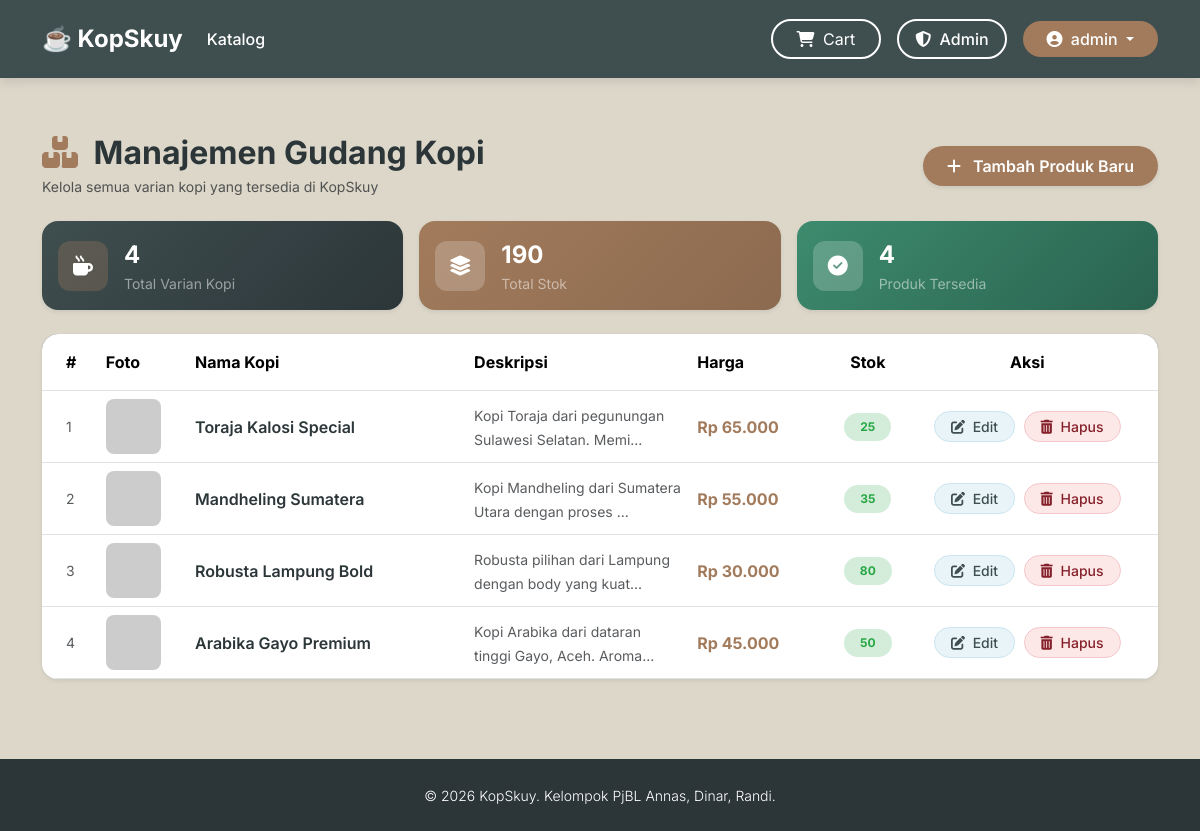
The page /admin (signed in) on the database its author committed.
### tables this page shows
CREATE TABLE IF NOT EXISTS `products` (
    `id`         INT UNSIGNED    NOT NULL AUTO_INCREMENT,
    `nama_kopi`  VARCHAR(150)    NOT NULL,
    `deskripsi`  TEXT,
    `harga`      DECIMAL(12, 2)  NOT NULL DEFAULT 0.00,
    `stok`       INT             NOT NULL DEFAULT 0,
    `gambar`     VARCHAR(255)    NOT NULL DEFAULT 'default.jpg'
                    COMMENT 'Nama file gambar saja, bukan URL penuh',
    `created_at` TIMESTAMP       NOT NULL DEFAULT CURRENT_TIMESTAMP,
    PRIMARY KEY (`id`)
);

### controllers/AdminController.php (called while the page is built, shortened)
<?php
class AdminController extends Controller {
    public function index() {
        require_once __DIR__ . '/../models/Product.php';
        $data['judul'] = 'Manajemen Produk — Admin KopSkuy';
        $data['kopi']  = (new Product())->getAllProducts();
        $data['flash'] = $_SESSION['flash_success'] ?? null;
        $this->view('layouts/header', $data);
        $this->view('admin/products/index', $data);
        $this->view('layouts/footer');
    }
}

### core/App.php (called while the page is built, shortened)
<?php
class App {
    protected $methodName     = 'index';
    public function __construct() {
        $url = $this->parseUrl();
        if (isset($url[0]) && !empty($url[0])) {
            unset($url[0]);
        }
        $controller = new $controllerClass();
        $this->params = $url ? array_values($url) : [];
        call_user_func_array([$controller, $this->methodName], $this->params);
    }
    private function parseUrl() {
        if (isset($_GET['url'])) {
            $clean = filter_var(rtrim($_GET['url'], '/'), FILTER_SANITIZE_URL);
            return explode('/', $clean);
        }
        return [];
    }
}

### index.php (called while the page is built, shortened)
<?php
require_once __DIR__ . '/core/Database.php';
require_once __DIR__ . '/core/Controller.php';
require_once __DIR__ . '/core/App.php';
$app = new App();

### models/Product.php (called while the page is built, shortened)
<?php
class Product {
    private $db;
    public function __construct() {
        require_once __DIR__ . '/../core/Database.php';
        $this->db = new Database();
    }
    public function getAllProducts() {
        $stmt = $this->db->prepare("SELECT * FROM products ORDER BY id DESC");
        $stmt->execute();
        return $stmt->fetchAll();
    }
}

### core/Database.php (called while the page is built, shortened)
<?php
class Database {
    private $dbh;
    public function __construct() {
        $env_path = __DIR__ . '/../.env';
        $lines = file($env_path, FILE_IGNORE_NEW_LINES | FILE_SKIP_EMPTY_LINES);
        $env = [];
        foreach ($lines as $line) {
            if (strpos(trim($line), '#') === 0) continue;
            list($name, $value) = explode('=', $line, 2);
            $env[trim($name)] = trim($value);
        }
        $dsn = "mysql:host=" . $env['DB_HOST'] . ";port=" . $env['DB_PORT'] . ";dbname=" . $env['DB_NAME'] . ";charset=utf8mb4";
        try {
            $this->dbh = new PDO($dsn, $env['DB_USER'], $env['DB_PASS'], [
                PDO::ATTR_ERRMODE            => PDO::ERRMODE_EXCEPTION,
                PDO::ATTR_DEFAULT_FETCH_MODE => PDO::FETCH_ASSOC,
                PDO::ATTR_EMULATE_PREPARES   => false,
            ]);
        } catch (PDOException $e) {
            die("Koneksi Database Gagal: " . $e->getMessage());
        }
    }
    public function prepare($sql) {
        return $this->dbh->prepare($sql);
    }
}

### views/admin/products/index.php (the view, shortened to what this page needs)
<div class="d-flex justify-content-between align-items-center mb-4 flex-wrap gap-3">
    <div>
        <h2 class="fw-bold mb-1" style="color: var(--color-darkest);">
            <i class="fas fa-boxes-stacked me-2" style="color: var(--color-coffee);"></i> Manajemen Gudang Kopi
        </h2>
        <p class="text-muted mb-0 small">Kelola semua varian kopi yang tersedia di KopSkuy</p>
    </div>
    <a href="<?= BASEURL; ?>/admin/create" class="btn btn-coffee rounded-pill px-4 py-2 fw-semibold shadow-sm" id="btn-tambah-produk">
        <i class="fas fa-plus me-2"></i> Tambah Produk Baru
    </a>
</div>
<div class="row g-3 mb-4">
    <div class="col-md-4">
        <div class="card border-0 shadow-sm rounded-4 p-3 d-flex flex-row align-items-center gap-3" style="background: linear-gradient(135deg, var(--color-dark), var(--color-darkest));">
            <div style="width:50px; height:50px; background: rgba(162,123,92,0.3); border-radius:12px;" class="d-flex align-items-center justify-content-center">
                <i class="fas fa-mug-hot fa-lg text-white"></i>
            </div>
            <div>
                <div class="fw-bold fs-4 text-white"><?= count($data['kopi']); ?></div>
                <div class="text-white-50 small">Total Varian Kopi</div>
            </div>
        </div>
    </div>
    <div class="col-md-4">
        <div class="card border-0 shadow-sm rounded-4 p-3 d-flex flex-row align-items-center gap-3" style="background: linear-gradient(135deg, var(--color-coffee), #8c6a4f);">
            <div style="width:50px; height:50px; background: rgba(255,255,255,0.2); border-radius:12px;" class="d-flex align-items-center justify-content-center">
                <i class="fas fa-layer-group fa-lg text-white"></i>
            </div>
            <div>
                <div class="fw-bold fs-4 text-white"><?= array_sum(array_column($data['kopi'], 'stok')); ?></div>
                <div class="text-white-50 small">Total Stok</div>
            </div>
        </div>
    </div>
    <div class="col-md-4">
        <div class="card border-0 shadow-sm rounded-4 p-3 d-flex flex-row align-items-center gap-3" style="background: linear-gradient(135deg, #3d8b6e, #2a6350);">
            <div style="width:50px; height:50px; background: rgba(255,255,255,0.2); border-radius:12px;" class="d-flex align-items-center justify-content-center">
                <i class="fas fa-check-circle fa-lg text-white"></i>
            </div>
            <div>
                <div class="fw-bold fs-4 text-white"><?= count(array_filter($data['kopi'], fn($k) => $k['stok'] > 0)); ?></div>
                <div class="text-white-50 small">Produk Tersedia</div>
            </div>
        </div>
    </div>
</div>
<div class="card border-0 shadow-sm rounded-4" style="overflow: hidden;">
    <div class="card-body p-0">
        <?php if (!empty($data['kopi'])): ?>
        <div class="table-responsive">
            <table class="table table-hover mb-0 align-middle" id="tabel-produk">
                <thead style="background-color: var(--color-darkest); color: var(--color-white);">
                    <tr>
                        <th class="ps-4 py-3" style="width: 5%;">#</th>
                        <th class="py-3" style="width: 8%;">Foto</th>
                        <th class="py-3" style="width: 25%;">Nama Kopi</th>
                        <th class="py-3" style="width: 20%;">Deskripsi</th>
                        <th class="py-3" style="width: 12%;">Harga</th>
                        <th class="py-3 text-center" style="width: 8%;">Stok</th>
                        <th class="pe-4 py-3 text-center" style="width: 22%;">Aksi</th>
                    </tr>
                </thead>
                <tbody>
                    <?php $no = 1; foreach ($data['kopi'] as $item): ?>
                    <tr id="row-produk-<?= $item['id']; ?>">
                        <td class="ps-4 text-muted small"><?= $no++; ?></td>
                        <td>
                            <img
                                src="<?= BASEURL; ?>/img/<?= htmlspecialchars($item['gambar'] ?: 'default.jpg'); ?>"
                                alt="<?= htmlspecialchars($item['nama_kopi']); ?>"
                                class="rounded-3"
                                style="width: 55px; height: 55px; object-fit: cover;"
                                onerror="this.src='https://placehold.co/55x55/DCD7C9/A27B5C?text=☕'"
                            >
                        </td>
                        <td>
                            <div class="fw-semibold" style="color: var(--color-darkest);">
                                <?= htmlspecialchars($item['nama_kopi']); ?>
                            </div>
                        </td>
                        <td>
                            <small class="text-muted">
                                <?= htmlspecialchars(mb_substr($item['deskripsi'], 0, 50)); ?>...
                            </small>
                        </td>
                        <td>
                            <span class="fw-bold" style="color: var(--color-coffee);">
                                Rp <?= number_format($item['harga'], 0, ',', '.'); ?>
                            </span>
                        </td>
                        <td class="text-center">
                            <?php if ($item['stok'] > 5): ?>
                                <span class="badge rounded-pill px-3 py-2" style="background-color: #d4edda; color: #28a745;"><?= $item['stok']; ?></span>
                            <?php elseif ($item['stok'] > 0): ?>
                                <span class="badge rounded-pill px-3 py-2" style="background-color: #fff3cd; color: #856404;"><?= $item['stok']; ?></span>
                            <?php else: ?>
                                <span class="badge rounded-pill px-3 py-2" style="background-color: #f8d7da; color: #842029;">Habis</span>
                            <?php endif; ?>
                        </td>
                        <td class="pe-4 text-center">
                            <a
                                href="<?= BASEURL; ?>/admin/edit/<?= $item['id']; ?>"
                                class="btn btn-sm rounded-pill px-3 me-1 fw-medium"
                                style="background-color: #e8f4f8; color: var(--color-dark); border: 1px solid #cce5f0;"
                                id="btn-edit-<?= $item['id']; ?>"
                            >
                                <i class="fas fa-pen-to-square me-1"></i> Edit
                            </a>
                            <a
                                href="<?= BASEURL; ?>/admin/delete/<?= $item['id']; ?>"
                                class="btn btn-sm rounded-pill px-3 fw-medium"
                                style="background-color: #fde8e8; color: #842029; border: 1px solid #f5c6cb;"
                                id="btn-hapus-<?= $item['id']; ?>"
                                onclick="return confirmDelete('<?= htmlspecialchars($item['nama_kopi']); ?>')"
                            >
                                <i class="fas fa-trash-can me-1"></i> Hapus
                            </a>
                        </td>
                    </tr>
                    <?php endforeach; ?>
                </tbody>
            </table>
        </div>
        <?php endif; ?>
    </div>
</div>

### core/Controller.php (shortened to what this page needs)
<?php
class Controller {
    public function view($view, $data = []) {
        $viewFile = __DIR__ . '/../views/' . $view . '.php';
        if (file_exists($viewFile)) {
            require $viewFile;
        } else {
            die("<b>View Error:</b> File '<code>views/{$view}.php</code>' tidak ditemukan.");
        }
    }
}

### views/layouts/header.php (shortened to what this page needs)
<!DOCTYPE html>
<html lang="id">
<head>
    <link href="https://cdn.jsdelivr.net/npm/bootstrap@5.3.2/dist/css/bootstrap.min.css" rel="stylesheet">
    <link rel="stylesheet" href="https://cdnjs.cloudflare.com/ajax/libs/font-awesome/6.4.2/css/all.min.css">
</head>
<body>
<nav class="navbar navbar-expand-lg navbar-dark mb-4 py-3">
    <div class="container">
        <a class="navbar-brand fw-bold fs-4" href="<?= BASEURL ?? ''; ?>">☕ KopSkuy</a>
        <div class="collapse navbar-collapse" id="navbarNav">
            <ul class="navbar-nav me-auto">
                <li class="nav-item"><a class="nav-link fw-medium" href="<?= BASEURL ?? ''; ?>">Katalog</a></li>
            </ul>
            <div class="d-flex align-items-center gap-3">
                <a href="<?= BASEURL ?? ''; ?>/cart" class="btn btn-outline-light-custom rounded-pill px-4">
                    <i class="fas fa-shopping-cart me-1"></i> Cart
                </a>
                <?php if (isset($_SESSION['user_id'])): ?>
                    <?php if (isset($_SESSION['role']) && $_SESSION['role'] === 'admin'): ?>
                    <a href="<?= BASEURL ?? ''; ?>/admin" class="btn btn-outline-light-custom rounded-pill px-3 fw-medium" title="Panel Admin">
                        <i class="fas fa-shield-halved me-1"></i> Admin
                    </a>
                    <?php endif; ?>
                    <div class="dropdown">
                        <button
                            class="btn btn-coffee rounded-pill px-4 fw-medium dropdown-toggle"
                            type="button"
                            id="user-dropdown"
                            data-bs-toggle="dropdown"
                            aria-expanded="false"
                        >
                            <i class="fas fa-circle-user me-1"></i>
                            <?= htmlspecialchars($_SESSION['username'] ?? 'User'); ?>
                        </button>
                    </div>
                <?php endif; ?>
            </div>
        </div>
    </div>
</nav>
<div class="container main-content">

### views/layouts/footer.php (shortened to what this page needs)
</div>
<footer class="footer-custom text-white text-center py-4 mt-5">
    <div class="container">
        <div class="row">
            <div class="col-12">
                <p class="mb-0 fw-light"><small>&copy; 2026 KopSkuy. Kelompok PjBL Annas, Dinar, Randi.</small></p>
            </div>
        </div>
    </div>
</footer>
</body>
</html>

### views/layouts/header.php (style rules this page uses)
:root { --color-darkest: #2C3639; --color-dark: #3F4E4F; --color-coffee: #A27B5C; --color-beige: #DCD7C9; --color-white: #FFFFFF; }
body { background-color: var(--color-beige) !important; color: var(--color-darkest); font-family: 'Inter', sans-serif; display: flex; flex-direction: column; min-height: 100vh; }
.navbar { background-color: var(--color-dark) !important; box-shadow: 0 4px 10px rgba(0, 0, 0, 0.1); }
.navbar-brand, .nav-link { color: var(--color-white) !important; }
.btn-coffee { background-color: var(--color-coffee); color: var(--color-white); border: none; transition: all 0.3s ease; }
.btn-outline-light-custom { border: 2px solid var(--color-white); color: var(--color-white); transition: all 0.3s ease; }
.card { background-color: var(--color-white); border: none; border-radius: 12px; transition: transform 0.3s ease, box-shadow 0.3s ease; }
.main-content { flex: 1; padding-top: 2rem; padding-bottom: 2rem; }
.footer-custom { background-color: var(--color-darkest) !important; margin-top: auto; }

### rows shown on the page
products: nama_kopi "Toraja Kalosi Special", deskripsi "Kopi Toraja dari pegunungan Sulawesi Selatan. Memi", harga "65.000", stok "25"
products: nama_kopi "Mandheling Sumatera", deskripsi "Kopi Mandheling dari Sumatera Utara dengan proses", harga "55.000", stok "35"
products: nama_kopi "Robusta Lampung Bold", deskripsi "Robusta pilihan dari Lampung dengan body yang kuat", harga "30.000", stok "80"
products: nama_kopi "Arabika Gayo Premium", deskripsi "Kopi Arabika dari dataran tinggi Gayo, Aceh. Aroma", harga "45.000", stok "50"

### other values the page prints
$_SESSION['username'] "admin"
count($data['kopi']) "4"
array_sum(array_column($data['kopi'], 'stok')) "190"
count(array_filter($data['kopi'], fn($k) => $k['stok'] > 0)) "4"
